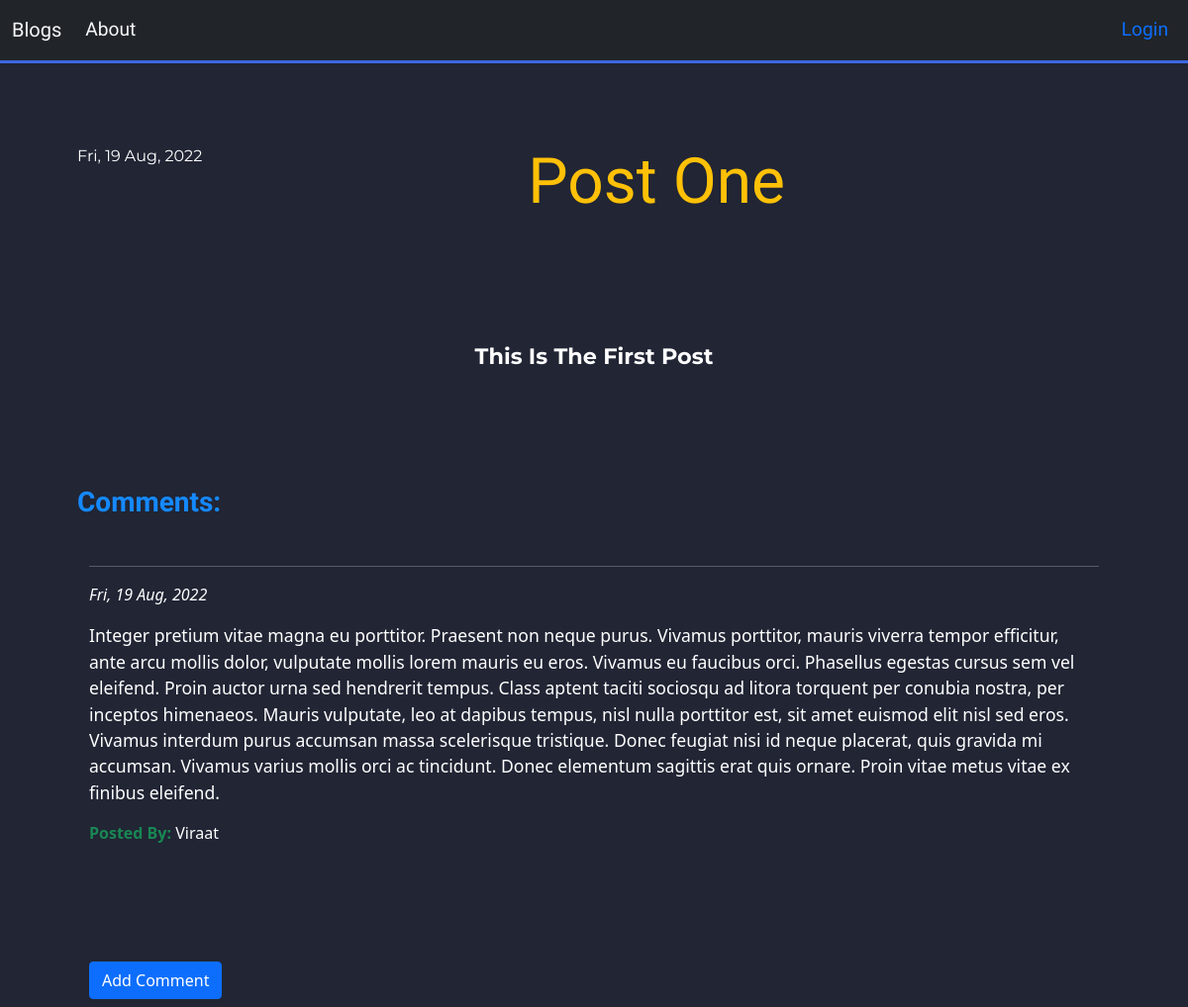
Screenshot of /post/3 with the database file from the repository.
### blog/models.py (models this page shows, shortened)
class Post(models.Model):
    author = models.ForeignKey('auth.user', on_delete=models.CASCADE)
    title = models.CharField(max_length=1000)
    text = models.CharField(max_length=1000)
    create_date = models.DateTimeField(default = timezone.now)
    published_date = models.DateTimeField(blank=True, null=True)

class Comment(models.Model):
    post = models.ForeignKey('blog.Post', on_delete=models.CASCADE, related_name='comments') #change on_delete later because you cant delete the entire post once you delete a comment
    author = models.CharField(max_length=1000)
    text = models.CharField(max_length=1000)
    create_date = models.DateTimeField(default = timezone.now)
    approved = models.BooleanField(default=False)

### blog/views.py (the view)
# urls.py: path('post/<int:pk>', views.PostDetailView.as_view(), name='post_details'),
class PostDetailView(DetailView):
    model = Post

### blog/templates/blog/post_detail.html (shortened to what this page needs)
{% extends "blog/base.html" %}
{% block content %}
    <div class="base text-center">
        <div class="container mt-5 post-list p-5">
            <h1 class="heading-font display-3 text-warning">{{post.title|title}}</h1>
            {% if post.published_date %}
                <div class="date postitem">{{post.published_date|date:"D, d M, Y"}}</div>
            {% endif %}
            <div class="postcontent">
                {% if post.text %}
                    <p>{{post.text|title|safe|linebreaksbr}}</p>
                {% else %}
                    {{ empty }}
                        No Text
                {% endif %}
            </div>
            <h3 class="mt-5 alignleft rbtfnt fw-bold">Comments:</h3>
            <div class="container mt-5">
                {% for comment in post.comments.all %}
                    <hr>
                    {% if user.is_authenticated or comment.approved %}
                        <div class="alignleft">
                            <p class="fst-italic">{{comment.create_date|date:"D, d M, Y"}}</p>
                            <div class="comment-text"><p>{{comment.text|safe|linebreaks}}</p></div>
                            <p><strong class="text-success">Posted By:</strong> {{comment.author|title}}</p>
                        </div>
                    {% endif %}
                    {% empty %}
                    <p class="postcontent">No comments</p>
                {% endfor %}
                <a class="btn btn-primary buttons btn-1" style="float: left;" href="{% url 'add_comment_to_post' pk=post.pk %}">Add Comment</a>
            </div>
        </div>
    </div>
{% endblock %}

### blog/static/css/blog_style.css (style rules this page uses)
html { scroll-behavior: smooth; }
body { padding-top: 50px; }
a { color: #3c67e3; text-decoration: none; }
.date { float: left; }
.comment-text { font-size: 1.1em; font-weight: lighter; }
.buttons { margin-top: 10%; }
.alignleft { text-align: left; }
.postcontent { font-family: 'Montserrat', sans-serif; font-size: 1.4em; margin: 3em; padding: 30px; font-weight: bolder; }
.postitem { font-family: 'Montserrat', sans-serif; }
.base { color: white; background: #212534; animation: gradient 3s ease infinite; background-size: 400% 400%; overflow: auto; padding-bottom: 100px; height: calc(100vh - 50px); }
.heading-font { font-family: 'Aboreto', cursive; color: #8AF3FF; display: inline-block; }
.rbtfnt { font-family: 'Aboreto', cursive; color: #1589FF; }

### rows the page displays
Post: title "Post One", published_date "Fri, 19 Aug, 2022", text "This Is The First Post"
Comment: create_date "Fri, 19 Aug, 2022", text "Integer pretium vitae magna eu porttitor. Praesent non neque purus. Vivamus porttitor, mauris viverra tempor efficitur, ante arcu mollis dolor, vulputate mollis lorem mauris eu eros. Vivamus eu faucibus orci. Phasellus egestas cursus sem vel eleifend. Proin auctor urna sed hendrerit tempus. Class aptent taciti sociosqu ad litora torquent per conubia nostra, per inceptos himenaeos. Mauris vulputate, leo at dapibus tempus, nisl nulla porttitor est, sit amet euismod elit nisl sed eros. Vivamus interdum purus accumsan massa scelerisque tristique. Donec feugiat nisi id neque placerat, quis gravida mi accumsan. Vivamus varius mollis orci ac tincidunt. Donec elementum sagittis erat quis ornare.…", author "Viraat"
